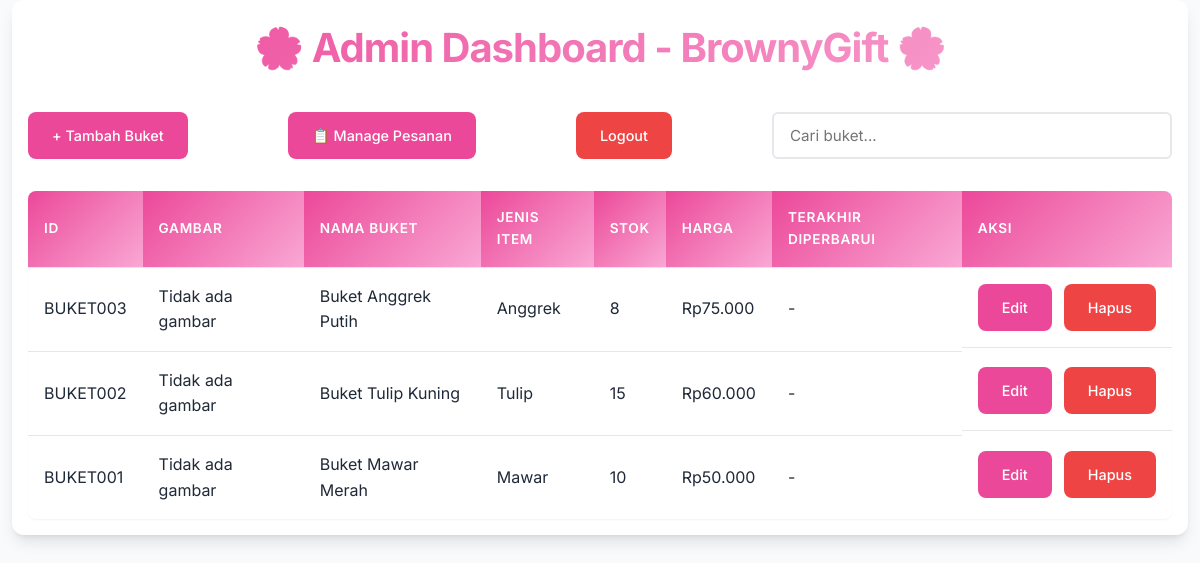
The app's page /admin/ (signed in) with its own data.
### tables this page shows
CREATE TABLE buket (
    id VARCHAR(10) PRIMARY KEY,
    nama_buket VARCHAR(100) NOT NULL,
    jenis_bunga VARCHAR(100) NOT NULL,
    stok INT NOT NULL DEFAULT 0,
    harga DECIMAL(10, 2) NOT NULL,
    tanggal_masuk TIMESTAMP DEFAULT CURRENT_TIMESTAMP,
    tanggal_update TIMESTAMP NULL DEFAULT NULL ON UPDATE CURRENT_TIMESTAMP
);

### admin/index.php (the view, shortened to what this page needs)
<?php
include '../config.php';
$keyword = isset($_GET['keyword']) ? mysqli_real_escape_string($conn, $_GET['keyword']) : '';
$search_sql = $keyword ?
    "WHERE nama_buket LIKE '%$keyword%' OR jenis_bunga LIKE '%$keyword%' OR id LIKE '%$keyword%'" :
    "";
$sql = "SELECT * FROM buket $search_sql ORDER BY id DESC";
$result = mysqli_query($conn, $sql);
?>
<!DOCTYPE html>
<html lang="id">
<head>
    <link rel="stylesheet" href="../assets/css/style.css">
</head>
<body>
    <div class="container">
        <h1>🌸 Admin Dashboard - BrownyGift 🌸</h1>
        <div class="actions">
            <a href="add.php" class="btn">+ Tambah Buket</a>
            <a href="orders.php" class="btn">📋 Manage Pesanan</a>
            <a href="../logout.php" class="btn delete">Logout</a>
            <input type="text" id="search" placeholder="Cari buket..." autocomplete="off">
        </div>
        <div id="table-container">
            <table>
                <tr>
                    <th>ID</th>
                    <th>Gambar</th>
                    <th>Nama Buket</th>
                    <th>Jenis Item</th>
                    <th>Stok</th>
                    <th>Harga</th>
                    <th>Terakhir Diperbarui</th>
                    <th>Aksi</th>
                </tr>
                <?php while($row = mysqli_fetch_assoc($result)): ?>
                <tr>
                    <td><?= htmlspecialchars($row['id']); ?></td>
                    <td>
                        <?php if (!empty($row['gambar'])): ?>
                            <img src="../uploads/<?= htmlspecialchars($row['gambar']); ?>" alt="Gambar Buket" width="100" height="100" style="object-fit: cover;">
                        <?php else: ?>
                            Tidak ada gambar
                        <?php endif; ?>
                    </td>
                    <td><?= htmlspecialchars($row['nama_buket']); ?></td>
                    <td><?= htmlspecialchars($row['jenis_bunga']); ?></td>
                    <td><?= htmlspecialchars($row['stok']); ?></td>
                    <td>Rp<?= number_format($row['harga'], 0, ',', '.'); ?></td>
                    <td>
                    <?php
                    if (!empty($row['tanggal_update'])) {
                        echo date('d/m/Y H:i', strtotime($row['tanggal_update']));
                    } else {
                        echo '-';
                    }
                    ?></td>
                    <td class="action-buttons">
                        <a href="edit.php?id=<?= $row['id']; ?>" class="btn">Edit</a>
                        <a href="delete.php?id=<?= $row['id']; ?>"
                           class="btn delete"
                           onclick="return confirmDelete('<?= $row['nama_buket']; ?>')">Hapus</a>
                    </td>
                </tr>
                <?php endwhile; ?>
            </table>
        </div>
    </div>
</body>
</html>

### assets/css/style.css (style rules this page uses)
* { margin: 0; padding: 0; box-sizing: border-box; font-family: 'Inter', -apple-system, BlinkMacSystemFont, sans-serif; }
:root { --primary-pink: #ec4899; --pink-light: #fce7f3; --pink-ultra-light: #fdf2f8; --pink-hover: #db2777; --pink-soft: #f9a8d4; --gray-100: #f8fafc; --gray-200: #e2e8f0; --gray-300: #cbd5e1; --gray-600: #475569; --gray-800: #1e293b; --white: #ffffff; --shadow-sm: 0 1px 2px 0 rgb(0 0 0 / 0.05); --shadow-md: 0 4px 6px -1px rgb(0 0 0 / 0.1), 0 2px 4px -2px rgb(0 0 0 / 0.1); --shadow-lg: 0 10px 15px -3px rgb(0 0 0 / 0.1), 0 4px 6px -4px rgb(0 0 0 / 0.1); --radius-sm: 6px; --radius-md: 12px; --radius-lg: 16px; }
body { background: linear-gradient(135deg, var(--pink-ultra-light) 0%, #f3e8ff 100%); color: var(--gray-800); min-height: 100vh; padding: 20px 0; }
.container { width: min(98%, 1400px); margin: 0 auto; background: var(--white); padding: 2rem; border-radius: var(--radius-lg); box-shadow: var(--shadow-lg); animation: slideUp 0.5s ease-out; }
h1 { text-align: center; background: linear-gradient(135deg, var(--primary-pink), var(--pink-soft)); -webkit-background-clip: text; -webkit-text-fill-color: transparent; background-clip: text; font-size: clamp(1.75rem, 4vw, 2.5rem); font-weight: 700; margin-bottom: 2rem; letter-spacing: -0.025em; }
#search { flex: 1; max-width: 400px; padding: 0.75rem 1rem; border: 2px solid var(--gray-200); border-radius: var(--radius-sm); background: var(--white); font-size: 0.95rem; transition: all 0.2s ease; }
.btn { display: inline-flex; align-items: center; gap: 0.5rem; background: var(--primary-pink); color: var(--white); border: none; padding: 0.5rem 1rem; border-radius: var(--radius-sm); font-weight: 500; text-decoration: none; cursor: pointer; transition: all 0.2s ease; font-size: 0.9rem; }
.btn.delete { background: #ef4444; }
.action-buttons { display: flex; gap: 0.75rem; align-items: center; }
table { width: 100%; border-collapse: collapse; background: var(--white); border-radius: var(--radius-md); overflow: hidden; box-shadow: var(--shadow-sm); margin-top: 1rem; }
table th { background: linear-gradient(135deg, var(--primary-pink), var(--pink-soft)); color: var(--white); padding: 1rem; text-align: left; font-weight: 600; font-size: 0.85rem; text-transform: uppercase; letter-spacing: 0.05em; }
table td { padding: 1rem; border-bottom: 1px solid var(--gray-200); text-align: left; transition: background-color 0.2s ease; }
table tr:last-child td { border-bottom: none; }
.actions { display: flex; justify-content: space-between; align-items: center; margin-bottom: 2rem; flex-wrap: wrap; gap: 1rem; }
:root { --primary-pink: #ec4899; --primary-purple: #8b5cf6; --gray-50: #f9fafb; --gray-100: #f3f4f6; --gray-200: #e5e7eb; --gray-600: #4b5563; --gray-800: #1f2937; --shadow-sm: 0 1px 2px 0 rgb(0 0 0 / 0.05); --shadow-md: 0 4px 6px -1px rgb(0 0 0 / 0.1), 0 2px 4px -2px rgb(0 0 0 / 0.1); --radius-sm: 0.375rem; --radius-md: 0.5rem; --radius-lg: 0.75rem; }
* { box-sizing: border-box; }
body { font-family: -apple-system, BlinkMacSystemFont, 'Segoe UI', Roboto, Oxygen, Ubuntu, Cantarell, sans-serif; line-height: 1.6; color: var(--gray-800); margin: 0; padding: 0; background: var(--gray-50); }
.container { max-width: 1200px; margin: 0 auto; padding: 1rem; }
.btn { display: inline-block; padding: 0.75rem 1.5rem; background: var(--primary-pink); color: white; text-decoration: none; border-radius: var(--radius-md); font-weight: 500; transition: all 0.2s ease; border: none; cursor: pointer; text-align: center; }
.actions { display: flex; gap: 1rem; margin-bottom: 2rem; flex-wrap: wrap; align-items: center; }
table { width: 100%; border-collapse: collapse; background: white; border-radius: var(--radius-md); overflow: hidden; box-shadow: var(--shadow-sm); }
th, td { padding: 1rem; text-align: left; border-bottom: 1px solid var(--gray-200); }
th { background: var(--primary-pink); color: white; font-weight: 600; }

### records on screen
buket: id "BUKET003", nama_buket "Buket Anggrek Putih", jenis_bunga "Anggrek", stok "8", harga "75.000"
buket: id "BUKET002", nama_buket "Buket Tulip Kuning", jenis_bunga "Tulip", stok "15", harga "60.000"
buket: id "BUKET001", nama_buket "Buket Mawar Merah", jenis_bunga "Mawar", stok "10", harga "50.000"
